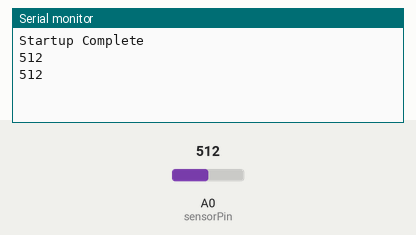
Recording of a sketch running on a simulated Arduino Uno, built with avr-gcc and run on an emulated ATmega328P. Parts: the last lines printed to the serial monitor. Inputs (shaded band) come from the test bench; at power-on: A0 (sensorPin) = 512.

Above: at 1.8 s.
1.9 s: A0 (sensorPin) set to 716
At 2.5 s:
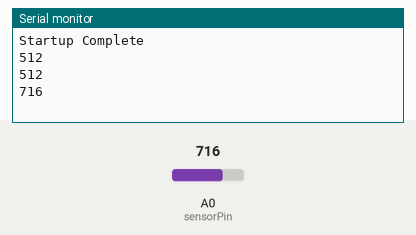
3.4 s: A0 (sensorPin) set to 900
At 4.8 s:
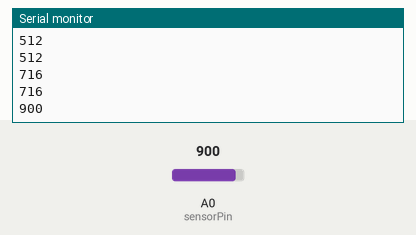
Timing chart, 0 to 6.4 s (numbered marks = the images above; inputs shaded):
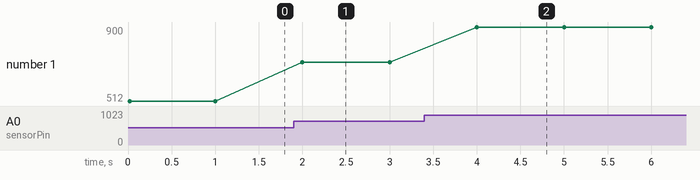

Measured:
- after the input at 1.9 s, the serial monitor: prints a new line after 0.10 s (image 1)
- after the input at 3.4 s, the serial monitor: prints a new line after 0.60 s (image 2)
- plotted number 1: 512 → 716 after the input at 1.9 s, 716 → 900 after the input at 3.4 s

The sketch:

Arduino_Sensor_Relay_Serial.ino
```cpp
/*
 * Prototype Sensor Relay (Serial)
 *
 * August 2016
 * Isidor Ehrlich
 * ZENsense Project
 * Develloped using libraries from Arduino LLC
 */


//Variables
const int indicatorPin = 13;
const int sensorPin = A0;
int sensorValue = 2000; //actual range is 0-1023

void setup() {
  //Constructor
  pinMode(indicatorPin, OUTPUT);
  pinMode(sensorPin, INPUT);
  digitalWrite(sensorPin, LOW);
  Serial.begin(9600);
  Serial.println("Startup Complete");
}

void loop() {
 //Inifinite While Loop
 digitalWrite(indicatorPin, HIGH);
 sensorValue = analogRead(sensorPin);
 Serial.println(sensorValue);
 digitalWrite(indicatorPin, LOW);
 delay(1000);
}
```
